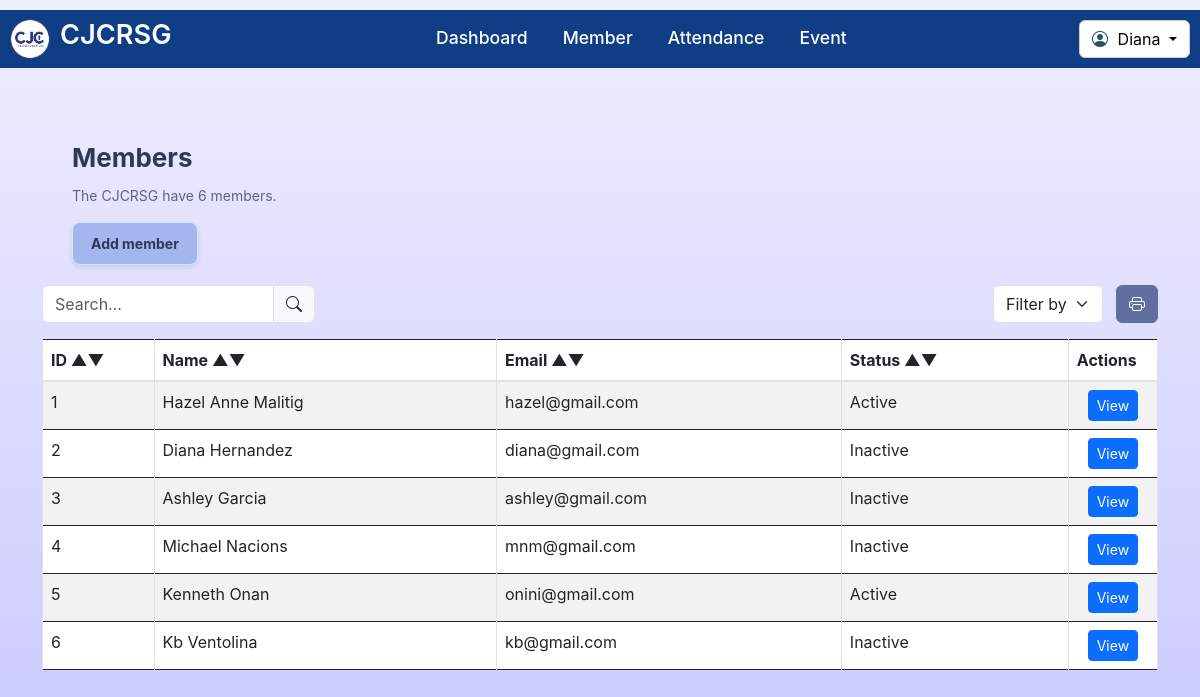
The page /member.php?id=2 on the database its author committed.
### tables this page shows
CREATE TABLE `member` (
  `memberID` int(11) NOT NULL,
  `name` varchar(100) NOT NULL,
  `status` varchar(50) NOT NULL,
  `dateCreated` timestamp NOT NULL DEFAULT current_timestamp(),
  `lastUpdated` timestamp NOT NULL DEFAULT current_timestamp() ON UPDATE current_timestamp()
);

CREATE TABLE `accountinfo` (
  `accountID` int(11) NOT NULL,
  `memberID` int(11) NOT NULL,
  `email` varchar(100) NOT NULL,
  `password` varchar(100) NOT NULL,
  `phone` int(15) NOT NULL,
  `address` varchar(100) NOT NULL,
  `dateCreated` timestamp NOT NULL DEFAULT current_timestamp() ON UPDATE current_timestamp(),
  `lastUpdated` timestamp NOT NULL DEFAULT current_timestamp(),
  `life_stage` varchar(255) DEFAULT NULL,
  `image` varchar(255) DEFAULT NULL
);

### api/status.php (called while the page is built, shortened)
<?php
include 'api/login.php';
$conn = new mysqli($servername, $username, $password, $dbname);
$id = isset($_GET['id']) ? (int)$_GET['id'] : 0;
$sqlMemberName = "SELECT name FROM member WHERE memberID = ?";
$stmt = $conn->prepare($sqlMemberName);
$stmt->bind_param("i", $id);
$stmt->execute();
$stmt->store_result();
if ($stmt->num_rows > 0) {
    $stmt->bind_result($fullName);
    $memberName = explode(' ', $fullName)[0];
}
?>

### member.php (the view, shortened to what this page needs)
<?php
include 'api/login.php';
$conn = new mysqli($servername, $username, $password, $dbname);
$id = isset($_GET['id']) ? (int)$_GET['id'] : 0;
$sql = "SELECT name FROM member WHERE memberID = ?";
$stmt = $conn->prepare($sql);
$stmt->bind_param("i", $id);
$stmt->execute();
$stmt->store_result();
if ($stmt->num_rows > 0) {
    $stmt->bind_result($fullName);
}
$sql = "SELECT COUNT(*) AS memberCount FROM member";
$result = $conn->query($sql);
$memberCount = ($result->num_rows > 0) ? $result->fetch_assoc()['memberCount'] : 0;
?>
<?php include 'api/status.php'; ?>
<!DOCTYPE html>
<html lang="en">
  <head>
    <link rel="stylesheet" href="css/member.css" />
    <link rel="stylesheet" href="https://cdn.jsdelivr.net/npm/bootstrap@4.0.0/dist/css/bootstrap.min.css">
    <link rel="stylesheet" href="https://cdnjs.cloudflare.com/ajax/libs/font-awesome/5.15.2/css/all.min.css"/>
  <link href="https://cdn.jsdelivr.net/npm/bootstrap@5.3.0-alpha1/dist/css/bootstrap.min.css" rel="stylesheet">
  <link href="https://cdn.jsdelivr.net/npm/datatables@1.11.5/css/jquery.dataTables.min.css" rel="stylesheet">
  <link href="https://cdn.jsdelivr.net/npm/bootstrap-icons/font/bootstrap-icons.css" rel="stylesheet">
  </head>
  <body>
  <header>
    <nav class="navbar">
        <a href="#" class="logo">
            <img src="images/logo.png" alt="logo">
            <h2>CJCRSG</h2>
        </a>
        <ul class="links">
            <li><a href="dashboard.php?id=<?php echo $_GET['id']; ?>">Dashboard</a></li>
            <li><a href="member.php?id=<?php echo $_GET['id']; ?>">Member</a></li>
            <li><a href="record.php?id=<?php echo $_GET['id']; ?>">Attendance</a></li>
            <li><a href="event.php?id=<?php echo $_GET['id']; ?>">Event</a></li>
        </ul>
        <div class="dropdown">
        <button
            class="btn dropdown-toggle"
            type="button"
            id="userDropdown"
            data-bs-toggle="dropdown"
            aria-expanded="false"
            style="background-color: white; color: black; border: 1px solid #ccc;"
        >
            <i class="bi bi-person-circle" style="color: #275360; margin-right: 5px;"></i>
            <?php echo htmlspecialchars($memberName); ?>
        </button>
    </div>
      </nav>
  </header>
    <div class="container mt-1">
    <div class="container-wrapper">
        <div class="admin-container">
            <label class="admin-greeting">Members</label>
            <label class="admin-description">
                The CJCRSG have <?php echo $memberCount; ?> members.
            </label>
            <button class="attendance-button" data-toggle="modal" data-target="#addMemberModal">Add member</button>
        </div>
    </div>
<div class="row mb-3 align-items-center">
    <div class="col-md-6">
        <div class="input-group w-50">
            <input type="text" id="searchInput" class="form-control" placeholder="Search...">
            <span class="input-group-text"><i class="bi bi-search"></i></span>
        </div>
    </div>
    <div class="col-md-6 d-flex justify-content-end align-items-center">
        <select id="filterInput" class="form-select d-inline-block " style="width: 110px; margin-right: 5px;">
            <option value="">Filter by Status</option>
        </select>
        <button id="printButton" class="btn btn-outline-secondary ms-2" style="background-color: #636EA0; color: white; border-color: #636EA0;">
            <i class="bi bi-printer"></i>
        </button>
    </div>
</div>
<?php
$servername = "localhost";
$username = "root";
$password = "";
$dbname = "cjcrsg";
$conn = new mysqli($servername, $username, $password, $dbname);
$sql = "
    SELECT
        a.memberID AS id,
        m.name,
        a.email,
        m.status
    FROM
        accountinfo a
    JOIN
        member m
    ON
        a.memberID = m.memberID
";
$result = $conn->query($sql);
$combinedData = [];
if ($result->num_rows > 0) {
    while ($row = $result->fetch_assoc()) {
        $combinedData[] = $row;
    }
}
?>
<div class="table-responsive">
    <table class="table table-striped table-bordered" id="dataTable">
        <thead class="table-black">
            <tr>
                <th scope="col" style="width: 10%" data-sort="name">ID
                    <span class="sort-icon">&#9650;&#9660;</span>
                </th>
                <th scope="col" data-sort="name">Name
                    <span class="sort-icon">&#9650;&#9660;</span>
                </th>
                <th scope="col" data-sort="email">Email
                    <span class="sort-icon">&#9650;&#9660;</span>
                </th>
                <th scope="col" data-sort="status">Status
                    <span class="sort-icon">&#9650;&#9660;</span>
                </th>
                <th scope="col" style="width: 8%;">Actions</th>
            </tr>
        </thead>
        <tbody>
    <?php
    foreach ($combinedData as $row) {
        echo "<tr data-status='" . $row['status'] . "'>";
        echo "<td>" . $row['id'] . "</td>";
        echo "<td>" . $row['name'] . "</td>";
        echo "<td>" . $row['email'] . "</td>";
        echo "<td>" . $row['status'] . "</td>";
        echo "<td style='width: 8%; text-align: center;'>";
    echo "<a href='profile.php?id=" . $row['id'] . "' class='btn btn-primary btn-sm'>View</a>";
    echo "</td>";
    echo "</tr>";
}
?>
</tbody>
    </table>
</div>
</div>
  </body>
</html>

### css/member.css (style rules this page uses)
* { margin: 0; padding: 0; box-sizing: border-box; font-family: "Inter", sans-serif; }
body { width: 100%; min-height: 100vh; background: linear-gradient(#eeeeff, #c8c7ff); }
header { background: #0f3e84; position: sticky; width: 100%; margin-top: 10px; top: 0; left: 0; z-index: 1; padding: 0 10px; }
.navbar { display: flex; padding: 22px 0; align-items: center; max-width: 1200px; margin: 0 auto; justify-content: space-between; }
.navbar .logo { gap: 10px; display: flex; align-items: center; text-decoration: none; }
.navbar .logo img { width: 40px; border-radius: 50%; }
.navbar .logo h2 { color: #fff; font-weight: 600; font-size: 1.7rem; }
.navbar .links { display: flex; gap: 35px; list-style: none; align-items: center; }
.navbar .links a { color: #fff; font-size: 1.1rem; font-weight: 500; text-decoration: none; transition: 0.1s ease; position: relative; top: 7px; }
footer .content p, a { color: #fff; }
.admin-container { text-align: left; margin-top: 20px; margin-left: 10x; padding-top: 30px; padding-right: 300px; }
.admin-greeting { font-size: 30px; font-weight: bold; color: #303858; margin-bottom: 8px; display: block; }
.admin-description { font-size: 14px; color: #60657b; margin-bottom: 16px; display: block; }
.attendance-button { font-size: 14px; font-weight: bold; color: #303858; background-color: #a4b6ee; border: 1px solid #d6e7f3; border-radius: 8px; padding: 8px 16px; cursor: pointer; transition: all 0.3s ease-in-out; box-shadow: 0px 2px 5px rgba(0, 0, 0, 0.1); }
.container-wrapper { display: flex; gap: 4px; justify-content: flex-start; align-items: flex-start; margin: 30px auto; padding: 0 15px; flex-wrap: wrap; box-sizing: border-box; }
@media (min-width: 991px) and (max-width: 1399px) { .admin-container { text-align: left; margin-top: 20px; margin-left: 10px; padding-top: 30px; padding-right: 10px; } }
@media (min-width: 991px) and (max-width: 1399px) { .container-wrapper { display: flex; gap: 10px; justify-content: flex-start; align-items: flex-start; margin: 20px auto; padding: 0 20px; flex-wrap: wrap; box-sizing: border-box; } }
.admin-greeting { font-size: 26px; }
.admin-description { font-size: 14px; }
.attendance-button { font-size: 14px; padding: 10px 18px; }

### rows shown on the page
member: name "Diana"
accountinfo: memberID "1", memberID.name "Hazel Anne Malitig", email "hazel@gmail.com", memberID.status "Active"
accountinfo: memberID "2", memberID.name "Diana Hernandez", email "diana@gmail.com", memberID.status "Inactive"
accountinfo: memberID "3", memberID.name "Ashley Garcia", email "ashley@gmail.com", memberID.status "Inactive"
accountinfo: memberID "4", memberID.name "Michael Nacions", email "mnm@gmail.com", memberID.status "Inactive"
accountinfo: memberID "5", memberID.name "Kenneth Onan", email "onini@gmail.com", memberID.status "Active"
accountinfo: memberID "6", memberID.name "Kb Ventolina", email "kb@gmail.com", memberID.status "Inactive"

### other values the page prints
$memberCount "6"
